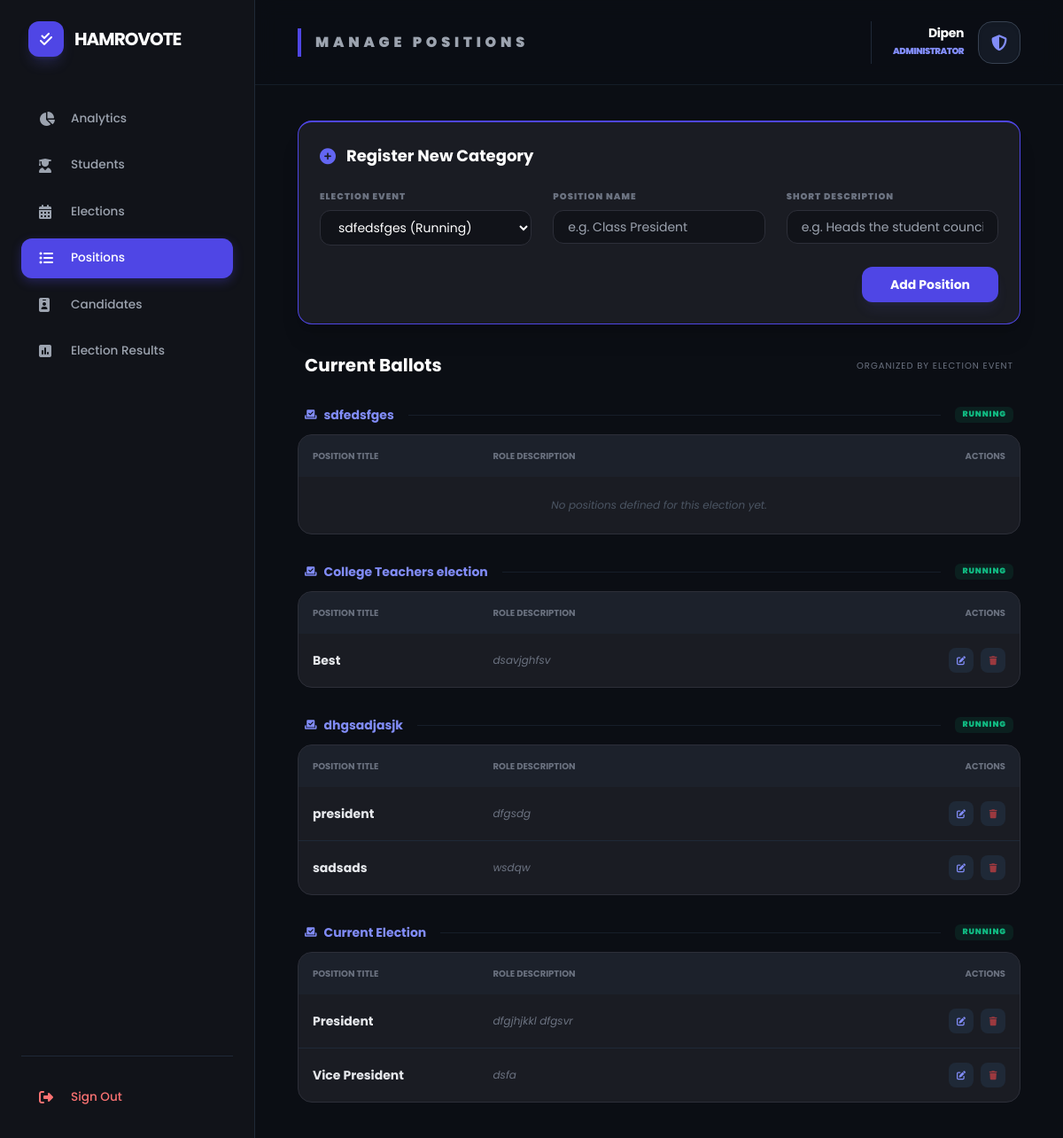
/positions/ (signed in), run on an earlier commit of the app's database.
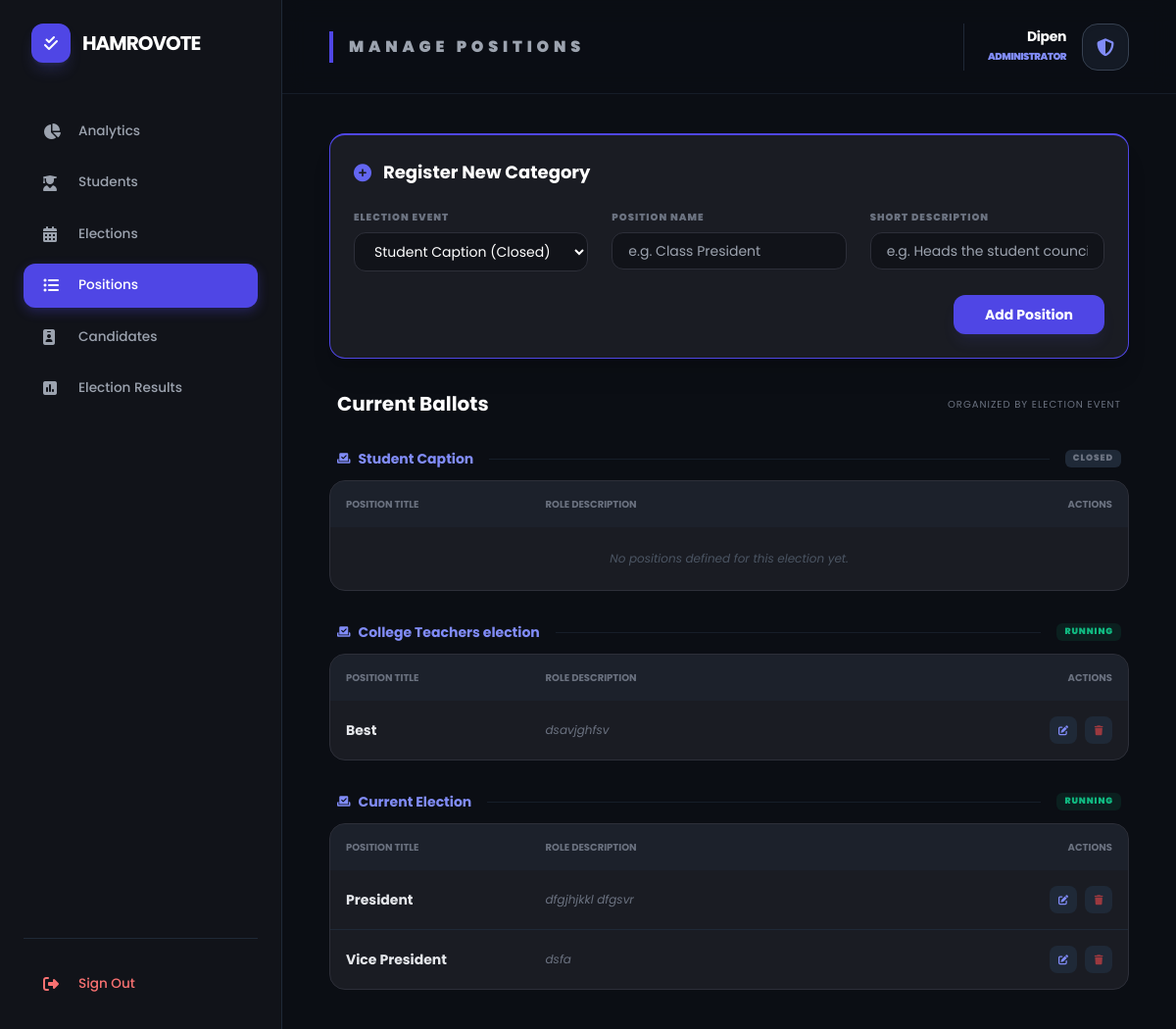
And on a later commit of the database.
### voter/models.py (models this page shows, shortened)
class Election(models.Model):
    title = models.CharField(max_length=200)
    description = models.TextField(blank=True, null=True)
    start_date = models.DateTimeField()
    end_date = models.DateTimeField()
    is_active = models.BooleanField(default=True)
    created_at = models.DateTimeField(auto_now_add=True)
    @property
    def status(self):
        now = timezone.now()
        if not self.is_active:
            return "Disabled"
        if now < self.start_date:
            return "Upcoming"
        elif now > self.end_date:
            return "Closed"
        return "Running"
    class Meta:
        ordering = ['-start_date']

class Position(models.Model):
    election = models.ForeignKey(Election, on_delete=models.CASCADE, related_name='positions')
    title = models.CharField(max_length=100)
    description = models.TextField(blank=True, null=True)
    order = models.IntegerField(default=0)
    class Meta:
        ordering = ['order']

### dashboard/views.py (the view, shortened to what this page needs)
# urls.py: path('positions/', views.manage_positions, name='manage_positions'),
@staff_member_required
def manage_positions(request):
    elections = Election.objects.all().order_by('-created_at')
    positions = Position.objects.all().order_by('-id')
    return render(request, 'manage_positions.html', {
        'positions': positions,
        'elections': elections
    })

### dashboard/templates/manage_positions.html (shortened to what the changed rows need)
{% extends 'dashboard/base.html' %}
{% block page_title %}Manage Positions{% endblock %}
{% block content %}
<div class="w-full px-2 space-y-8">
    <div class="card p-6 shadow-xl border-t-2 border-indigo-600">
        <form method="POST">
            <div class="grid grid-cols-1 md:grid-cols-3 gap-6">
                <div>
                    <label class="block text-[10px] text-gray-500 mb-2 uppercase font-black tracking-widest">Election Event</label>
                    <select name="election_id" class="input-style text-sm py-2" required>
                        {% for e in elections %}
                            <option value="{{ e.id }}">{{ e.title }} ({{ e.status }})</option>
                        {% endfor %}
                    </select>
                </div>
            </div>
        </form>
    </div>
    <div class="space-y-8">
        <div class="flex items-center justify-between px-2">
            <h2 class="text-xl font-bold text-white">Current Ballots</h2>
        </div>
        {% for e in elections %}
        <div class="space-y-3">
            <div class="flex items-center gap-4 px-2">
                <h3 class="text-sm font-bold text-indigo-400 flex items-center whitespace-nowrap">
                    <i class="fas fa-vote-yea mr-2 text-xs"></i> {{ e.title }}
                </h3>
                <div class="h-[1px] flex-1 bg-gray-800/60"></div>
                <span class="text-[9px] font-black px-2 py-0.5 rounded-md {% if e.status == 'Running' %}bg-emerald-500/10 text-emerald-500{% else %}bg-gray-800 text-gray-500{% endif %} uppercase tracking-widest">
                    {{ e.status }}
                </span>
            </div>
            <div class="card overflow-hidden">
                <table class="w-full text-left">
                    <thead class="bg-gray-800/40 text-gray-500 text-[10px] uppercase font-black">
                        <tr>
                            <th class="p-4 w-1/4">Position Title</th>
                            <th class="p-4">Role Description</th>
                            <th class="p-4 w-32 text-right">Actions</th>
                        </tr>
                    </thead>
                    <tbody class="divide-y divide-gray-800">
                        {% for p in e.positions.all %}
                        <tr class="hover:bg-white/5 transition">
                            <td class="p-4">
                                <span class="font-bold text-gray-200 text-sm">{{ p.title }}</span>
                            </td>
                            <td class="p-4 text-xs text-gray-500 italic">
                                {{ p.description|default:"No description provided for this role." }}
                            </td>
                            <td class="p-4">
                                <div class="flex justify-end gap-2">
                                    <a href="{% url 'dashboard:edit_position' p.id %}" class="w-7 h-7 rounded-lg bg-gray-800 flex items-center justify-center text-indigo-400 hover:bg-indigo-600 hover:text-white transition">
                                        <i class="fas fa-edit text-[10px]"></i>
                                    </a>
                                    <a href="{% url 'dashboard:delete_position' p.id %}" onclick="return confirm('Delete this position?')" class="w-7 h-7 rounded-lg bg-gray-800 flex items-center justify-center text-red-500/60 hover:bg-red-600 hover:text-white transition">
                                        <i class="fas fa-trash text-[10px]"></i>
                                    </a>
                                </div>
                            </td>
                        </tr>
                        {% empty %}
                        <tr>
                            <td colspan="3" class="p-6 text-center text-gray-600 italic text-xs">
                                No positions defined for this election yet.
                            </td>
                        </tr>
                        {% endfor %}
                    </tbody>
                </table>
            </div>
        </div>
        {% endfor %}
    </div>
</div>
{% endblock %}

What changed in the data, as far as the page shows it:
removed Election: title "sdfedsfges", status "RUNNING"
removed Election: title "dhgsadjasjk", status "RUNNING"
removed Position: title "president", description "dfgsdg", shown under "dhgsadjasjk"
removed Position: title "sadsads", description "wsdqw", shown under "dhgsadjasjk"
added Election: title "Student Caption", status "CLOSED"
Also different on the page:
form field election_id: "sdfedsfges (Running)" → "Student Caption (Closed)"
